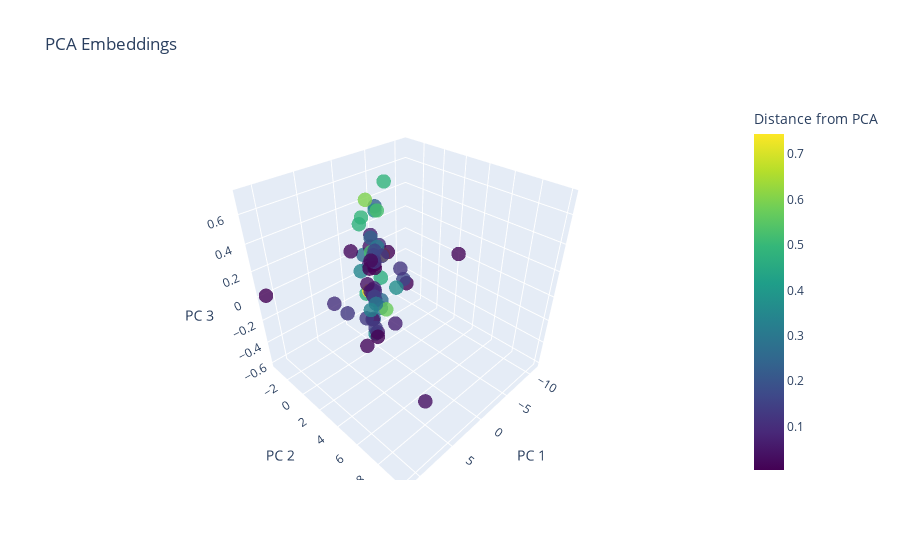

The notebook cell saved with this chart:
### Code cell
# I guess I should have just done the 3-component PCA from the start
from sklearn.decomposition import PCA
import plotly.graph_objects as go

pca = PCA(n_components=3)
pca_embeds = pca.fit_transform(x_embeds.detach().cpu().numpy())
dist_from_pca = np.linalg.norm(x_embeds.detach().cpu().numpy() - pca.inverse_transform(pca_embeds), axis=1)

# Create the 3D scatter plot using Plotly
fig = go.Figure(data=[
    go.Scatter3d(
        x=pca_embeds[:, 0],
        y=pca_embeds[:, 1],
        z=pca_embeds[:, 2],
        mode='markers',
        marker=dict(
            size=5,
            color=dist_from_pca, 
            colorscale='Viridis', 
            colorbar=dict(title="Distance from PCA"),
            opacity=0.8
        )
    )
])

fig.update_layout(
    title="PCA Embeddings",
    scene=dict(
        xaxis_title="PC 1",
        yaxis_title="PC 2",
        zaxis_title="PC 3"
    )
)

fig.show()

# So the first two components match the tasks. What is the third? 

# cos sims with the PCA components
task0_pca_cos_sims = []
task1_pca_cos_sims = []

for pca_comp in pca.components_:
    task0_pca_cos_sims.append(torch.cosine_similarity(torch.tensor(pca_comp, device="mps").unsqueeze(0).unsqueeze(-1), tasks[0].unsqueeze(0).unsqueeze(-1)).item())
    task1_pca_cos_sims.append(torch.cosine_similarity(torch.tensor(pca_comp, device="mps").unsqueeze(0).unsqueeze(-1), tasks[1].unsqueeze(0).unsqueeze(-1)).item())

task0_pca_cos_sims = np.array(task0_pca_cos_sims)
task1_pca_cos_sims = np.array(task1_pca_cos_sims)
task_cross_pca_cos_sims = np.abs(task0_pca_cos_sims - task1_pca_cos_sims)

fig, (ax0, ax1) = plt.subplots(1, 2, figsize=(8, 5))

ax0.bar(range(3), task0_pca_cos_sims, label="Task 0")
ax0.set_title("Cosine Similarity between Task 0 and PCA Components")

ax1.bar(range(3), task1_pca_cos_sims, label="Task 1")
ax1.set_title("Cosine Similarity between Task 1 and PCA Components")

plt.show()

print(pca.explained_variance_ratio_)

### Figure 1 — Plotly figure (JSON) as saved in the notebook; plotly's stock layout.template omitted (floating-point values rounded to 4 significant figures)
{"data": [{"marker": {"color": [0.2294, 0.2411, 0.009013, 0.3635, 0.4775, 0.06526, 0.3566, 0.2737, 0.01627, 0.4903, 0.04689, 0.2822, 0.4678, 0.1269, 0.5982, 0.4776, 0.04597, 0.2658, 0.7443, 0.01256, 0.1071, 0.1058, 0.1059, 0.7216, 0.0536, 0.1632, 0.06424, 0.00761, 0.08192, 0.04963, 0.3456, 0.1936, 0.0961, 0.1195, 0.1056, 0.03364, 0.005627, 0.08966, 0.135, 0.3688, 0.5718, 0.1511, 0.301, 0.2351, 0.0542, 0.07471, 0.007371, 0.5249, 0.1344, 0.4876, 0.5206, 0.3063, 0.02313, 0.01373, 0.03904, 0.13, 0.3362, 0.007602, 0.1567, 0.02112, 0.004423, 0.157, 0.1234, 0.02031], "colorbar": {"title": {"text": "Distance from PCA"}}, "colorscale": [[0, "#440154"], [0.1111, "#482878"], [0.2222, "#3e4989"], [0.3333, "#31688e"], [0.4444, "#26828e"], [0.5556, "#1f9e89"], [0.6667, "#35b779"], [0.7778, "#6ece58"], [0.8889, "#b5de2b"], [1, "#fde725"]], "opacity": 0.8, "size": 5}, "mode": "markers", "type": "scatter3d", "x": [0.2331, -0.1677, -4.291, -0.1633, 1.143, 0.106, -0.2268, 0.6505, -11.19, 0.7391, -0.0498, -0.7534, -0.7388, 3.29, 0.4279, 1.009, 0.2212, -1.233, 0.6992, -0.09117, -0.09106, -0.811, 4.734, -1.129, 0.311, -3.873, -0.237, -1.941, -0.2486, 0.1603, 2.177, 0.01523, 0.325, -3.647, 0.1396, 8.802, 0.01716, 0.05036, 1.357, -3.471, -1.589, 0.07784, 0.04813, 0.05613, 0.09298, -3.221, 11.31, -0.2752, -0.2613, -1.132, -0.1937, -0.6093, 2.392, -0.3493, 0.7683, -0.9775, 0.7339, 0.006277, -0.2847, 1.452, -0.1199, -0.03937, -0.3234, 0.1836], "y": [-0.1898, 0.1982, 0.6702, -0.3536, -0.2075, -0.1819, 0.1353, -0.6663, 2.272, -0.605, -0.521, 0.00724, 0.1575, -0.9781, -0.3192, -0.6707, -0.2161, -0.2099, -0.1965, 0.08362, -0.381, 0.02515, -1.298, 0.1982, -0.3273, 0.5943, -0.122, 0.1911, -0.7763, -0.2046, 0.07685, -0.04337, -0.09952, 0.4122, 0.03084, 9.932, -0.5248, -0.09123, -0.2069, 0.05284, 0.07021, -0.08468, 0.03823, -0.2095, 0.0379, 0.03563, -3.532, 0.3248, -0.3801, 0.5069, -0.419, -0.01733, -0.7145, -0.2181, -0.3245, 0.1888, -0.1117, 0.04525, -0.2357, -0.2749, -0.03649, 0.09187, -0.2038, -0.2245], "z": [-0.3667, 0.5534, -0.1301, -0.5344, -0.1083, 0.3405, 0.5206, 0.1812, 0.01834, 0.4671, -0.4007, -0.2844, -0.006711, -0.258, 0.5923, 0.4214, 0.2544, -0.2395, -0.097, 0.1608, -0.1208, 0.2517, -0.1435, 0.174, -0.1189, -0.08596, -0.5117, 0.1754, 0.06911, -0.1466, 0.1217, -0.1905, -0.1179, 0.004075, -0.1058, -0.08005, 0.05913, -0.08839, -0.3258, -0.1763, -0.3214, -0.1622, -0.2207, 0.3169, 0.1705, -0.5168, 0.01083, 0.5259, -0.4839, 0.711, 0.1914, 0.2391, 0.2488, 0.09582, -0.04327, 0.1682, -0.2638, -0.5387, 0.1722, -0.5985, 0.08206, 0.2266, 0.121, 0.142]}], "layout": {"scene": {"xaxis": {"title": {"text": "PC 1"}}, "yaxis": {"title": {"text": "PC 2"}}, "zaxis": {"title": {"text": "PC 3"}}}, "title": {"text": "PCA Embeddings"}}}
